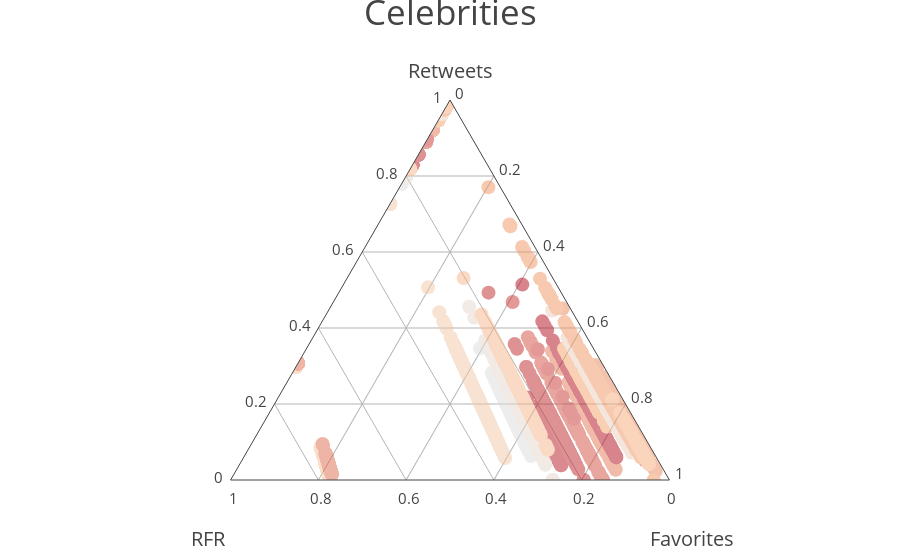

The cell this chart's notebook holds for it:
### Markdown cell above
### Plotting

### Code cell
ternary_plot_all(from_user_df, 'Celebrities')

### Figure 1 — Plotly figure (JSON) as saved in the notebook; plotly's stock layout.template omitted (floating-point values rounded to 4 significant figures; data arrays with more than 128 entries replaced by an {"elided": "..."} marker saying what was removed)
{"data": [{"a": {"elided": "3405 float values"}, "b": {"elided": "3405 float values"}, "c": {"elided": "3405 float values"}, "marker": {"autocolorscale": true, "color": {"elided": "3405 int values"}, "size": 14, "symbol": "o"}, "mode": "markers", "opacity": 0.5, "text": {"elided": "3405 str values"}, "type": "scatterternary"}], "layout": {"annotations": [{"font": {"size": 35}, "showarrow": false, "text": "Celebrities", "x": 0.5, "y": 1.3}], "ternary": {"aaxis": {"showgrid": true, "showline": true, "tickcolor": "rgba(0,0,0,0)", "tickfont": {"size": 15}, "ticklen": 5, "title": "Retweets", "titlefont": {"size": 20}}, "baxis": {"showgrid": true, "showline": true, "tickcolor": "rgba(0,0,0,0)", "tickfont": {"size": 15}, "ticklen": 5, "title": "<br>RFR", "titlefont": {"size": 20}}, "caxis": {"showgrid": true, "showline": true, "tickcolor": "rgba(0,0,0,0)", "tickfont": {"size": 15}, "ticklen": 5, "title": "<br>Favorites", "titlefont": {"size": 20}}, "sum": 1}}}
